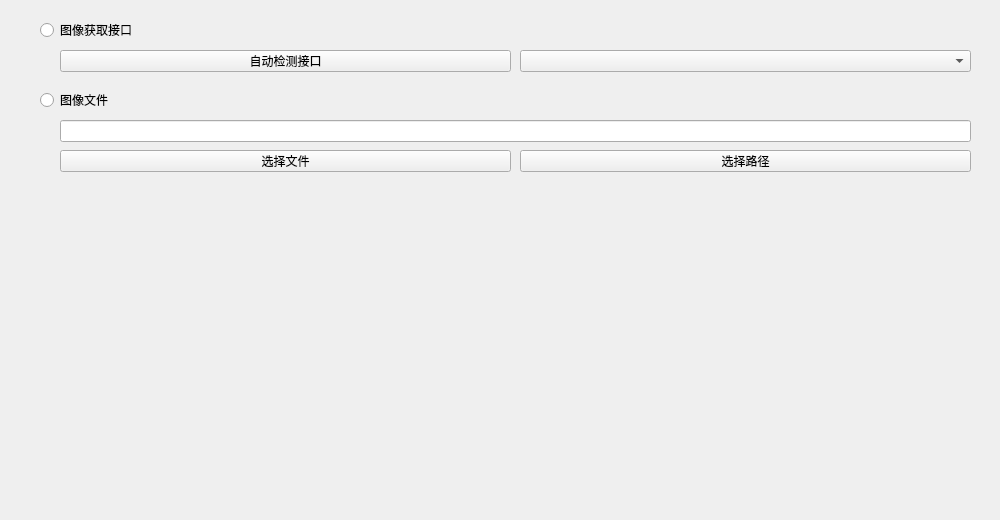
<?xml version="1.0" encoding="UTF-8"?>
<ui version="4.0">
 <class>CResource</class>
 <widget class="QWidget" name="CResource">
  <property name="geometry">
   <rect>
    <x>0</x>
    <y>0</y>
    <width>1000</width>
    <height>520</height>
   </rect>
  </property>
  <property name="windowTitle">
   <string>Form</string>
  </property>
  <widget class="QRadioButton" name="radioButton">
   <property name="geometry">
    <rect>
     <x>40</x>
     <y>20</y>
     <width>95</width>
     <height>20</height>
    </rect>
   </property>
   <property name="text">
    <string>图像获取接口</string>
   </property>
  </widget>
  <widget class="QRadioButton" name="radioButton_2">
   <property name="geometry">
    <rect>
     <x>40</x>
     <y>90</y>
     <width>95</width>
     <height>20</height>
    </rect>
   </property>
   <property name="text">
    <string>图像文件</string>
   </property>
  </widget>
  <widget class="QPushButton" name="pushB_Auto_Dect">
   <property name="geometry">
    <rect>
     <x>60</x>
     <y>50</y>
     <width>451</width>
     <height>22</height>
    </rect>
   </property>
   <property name="text">
    <string>自动检测接口</string>
   </property>
  </widget>
  <widget class="QComboBox" name="comboB_Interface">
   <property name="geometry">
    <rect>
     <x>520</x>
     <y>50</y>
     <width>451</width>
     <height>22</height>
    </rect>
   </property>
  </widget>
  <widget class="QLineEdit" name="lineEdit">
   <property name="geometry">
    <rect>
     <x>60</x>
     <y>120</y>
     <width>911</width>
     <height>22</height>
    </rect>
   </property>
  </widget>
  <widget class="QPushButton" name="pushB_Change_File">
   <property name="geometry">
    <rect>
     <x>60</x>
     <y>150</y>
     <width>451</width>
     <height>22</height>
    </rect>
   </property>
   <property name="text">
    <string>选择文件</string>
   </property>
  </widget>
  <widget class="QPushButton" name="pushB_Change_Path">
   <property name="geometry">
    <rect>
     <x>520</x>
     <y>150</y>
     <width>451</width>
     <height>22</height>
    </rect>
   </property>
   <property name="text">
    <string>选择路径</string>
   </property>
  </widget>
 </widget>
 <resources/>
 <connections/>
</ui>
